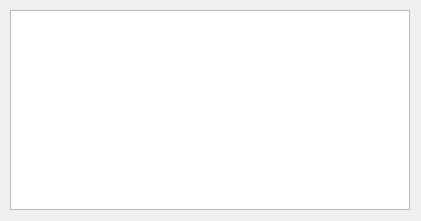
<?xml version="1.0" encoding="UTF-8"?>
<ui version="4.0">
 <class>SelectionDialog</class>
 <widget class="QDialog" name="SelectionDialog">
  <property name="geometry">
   <rect>
    <x>0</x>
    <y>0</y>
    <width>421</width>
    <height>221</height>
   </rect>
  </property>
  <property name="windowTitle">
   <string>Dialog</string>
  </property>
  <widget class="QTableWidget" name="tableWidget">
   <property name="geometry">
    <rect>
     <x>10</x>
     <y>10</y>
     <width>400</width>
     <height>200</height>
    </rect>
   </property>
  </widget>
 </widget>
 <resources/>
 <connections/>
</ui>
